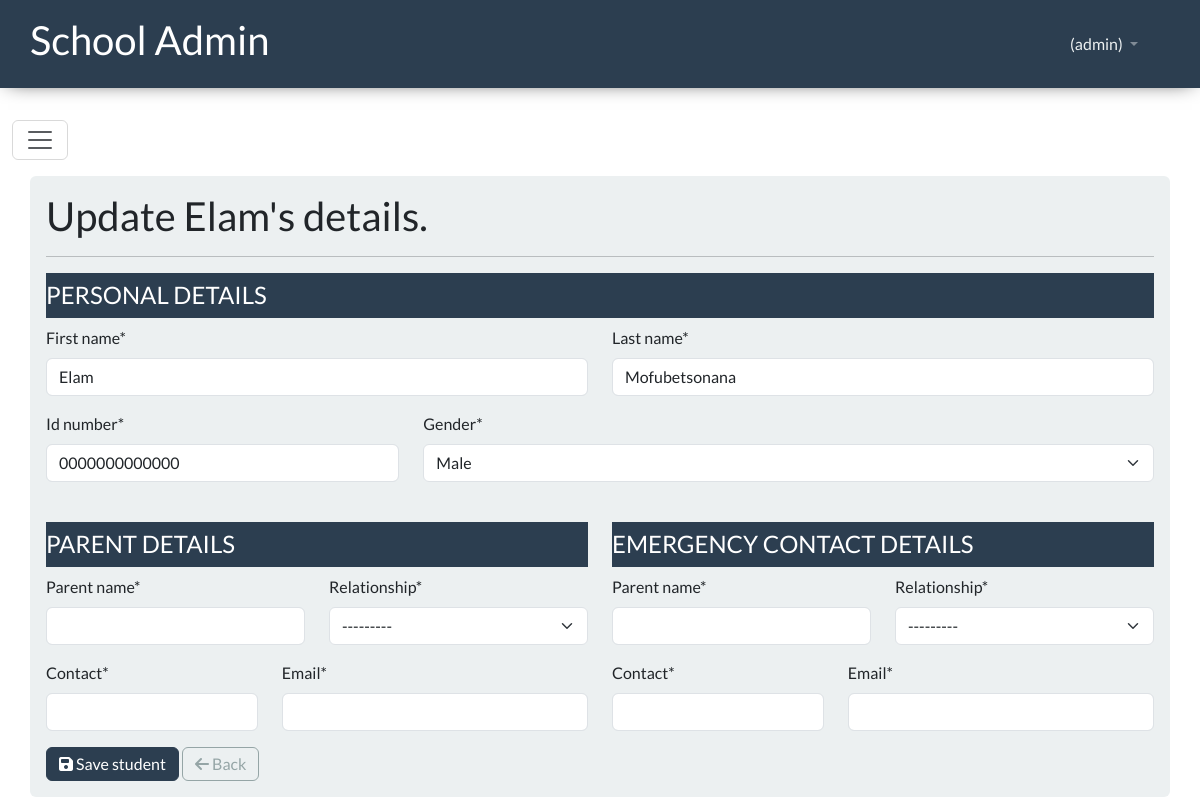
The page /update_student/23 (signed in) on the database its author committed.
### school_app/models.py (models this page shows, shortened)
class CommonFields(models.Model):
    GENDER = [
        ("Male", "Male"),
        ("Female", "Female")
    ]
    first_name = models.CharField(max_length=100)
    last_name = models.CharField(max_length=100)
    id_number = models.CharField(max_length=13)
    gender = models.CharField(null=True, max_length=6, choices=GENDER)
    class Meta:
        abstract = True

class Student(CommonFields):
    RELATIONSHIP = [
        ("Father", "Father"),
        ("Mother", "Mother"),
        ("Guardian", "Guardian"),
    ]
    parent_name = models.CharField(max_length=100, null=True)
    parent_rel_to_student = models.CharField(verbose_name="Relationship", max_length=8, null=True, choices=RELATIONSHIP) #might need to figure out how make this a select / it worked
    contact_number = models.CharField(verbose_name="Contact", max_length=10, null=True) # validation for numbers only
    email = models.CharField(max_length=100, null=True) # validation for numbers only

### school_app/views.py (the view)
# urls.py: path("update_student/<int:pk>", views.update_student_details, name="update_student"),
@login_required(login_url="login")
def update_student_details(request, pk):
    student = Student.objects.get(pk=pk)
    if request.method == "POST":
        form = UpdateStudentForm(request.POST, instance=student)
        if form.is_valid():
            form.save()
            return redirect("student_list")
    else:
        form = UpdateStudentForm(instance=student)
    context = {"student": student, "form": form}
    return render(request, 'school_app/update_student_form.html', context=context)

### school_app/forms.py
class UpdateStudentForm(forms.ModelForm):
    class Meta:
        model = Student
        fields = "__all__"

### school_app/templates/school_app/update_student_form.html (shortened to what this page needs)
{% extends 'school_app/base.html' %}
{% load crispy_forms_tags %}
{% block content %}
<div class="container-fluid p-0">
  {% include 'school_app/side_nav.html' %}
  <div class="container p-0">
    <div class="bg-light p-3 rounded">
      <h2>Update {{ student.first_name }}'s details.</h2>
      <hr />
      <form action="" method="post" class="w-100">
        <div class="bg-primary py-2 mb-2">
          <h4 class="text-white m-0">PERSONAL DETAILS</h4>
        </div>
        <div class="row">
          <div class="col-6">{{form.first_name|as_crispy_field}}</div>
          <div class="col-6">{{form.last_name|as_crispy_field}}</div>
        </div>
        <div class="row">
          <div class="col-md-4">{{form.id_number|as_crispy_field}}</div>
          <div class="col-md-8">{{form.gender|as_crispy_field}}</div>
        </div>
        <div class="row mt-4">
          <div class="col-md-6">
            <div class="bg-primary py-2 mb-2">
              <h4 class="text-white m-0">PARENT DETAILS</h4>
            </div>
            <div class="row">
              <div class="col-md-6">{{ form.parent_name|as_crispy_field }}</div>
              <div class="col-md-6">
                {{ form.parent_rel_to_student|as_crispy_field }}
              </div>
            </div>
            <div class="row">
              <div class="col-md-5">
                {{ form.contact_number|as_crispy_field }}
              </div>
              <div class="col-md-7">{{ form.email|as_crispy_field }}</div>
            </div>
          </div>
          <div class="col-md-6">
            <div class="bg-primary py-2 mb-2">
              <h4 class="text-white m-0">EMERGENCY CONTACT DETAILS</h4>
            </div>
            <div class="row">
              <div class="col-md-6">{{ form.parent_name|as_crispy_field }}</div>
              <div class="col-md-6">
                {{ form.parent_rel_to_student|as_crispy_field }}
              </div>
            </div>
            <div class="row">
              <div class="col-md-5">
                {{ form.contact_number|as_crispy_field }}
              </div>
              <div class="col-md-7">{{ form.email|as_crispy_field }}</div>
            </div>
          </div>
        </div>
        <button type="submit" class="btn btn-primary py-1">
          <i class="fa-solid fa-floppy-disk"></i> Save student
        </button>
        <a
          href="{% url 'student_list' %}"
          type="button"
          class="btn btn-outline-secondary py-1"
          ><i class="fa-solid fa-arrow-left"></i> Back</a
        >
      </form>
    </div>
  </div>
</div>
{% endblock content %}

### school_app/templates/school_app/navbar.html (shortened to what this page needs)
<nav class="nav navbar-expand-lg py-3 bg-primary sticky-top" data-bs-theme="dark">
  <div class="container d-flex justify-content-between align-items-center p-0">
    <h2>School Admin</h2>
    {% if user.is_authenticated %}
    <li class="nav-item dropdown">
      <a class="nav-link dropdown-toggle" href="#" role="button" data-bs-toggle="dropdown" aria-expanded="false">
        <span class="text-light">({{ user }})</span>
      </a>
    </li>
    {% else %}
      <div>
        <a class="text-light text-decoration-none" href="{% url 'user_registration' %}">Register</a> / <a class="text-light text-decoration-none" href="{% url 'login' %}">Login</a>
      </div>
    {% endif %}
  </div>
</nav>

### school_app/static/css/base.css (style rules this page uses)
html, body { height: 100vh; }
nav { background-color: #003049; color: #fff; box-shadow: 0 0 20px -8px #000; }

### rows shown on the page
Student: first_name "Elam", last_name "Mofubetsonana", id_number "0000000000000", gender "Male", parent_rel_to_student "---------"

### other values the page prints
{{ user }} "admin"
